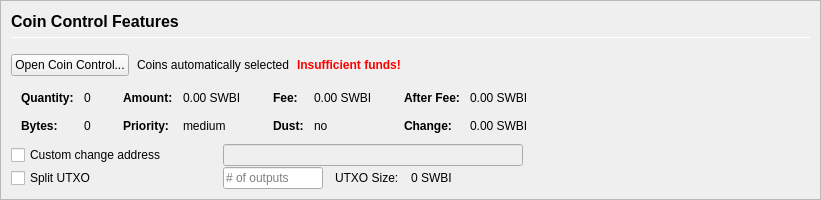
         <widget class="QFrame" name="frameCoinControl">
          <property name="sizePolicy">
           <sizepolicy hsizetype="Expanding" vsizetype="Expanding">
            <horstretch>0</horstretch>
            <verstretch>0</verstretch>
           </sizepolicy>
          </property>
          <property name="maximumSize">
           <size>
            <width>16777215</width>
            <height>16777215</height>
           </size>
          </property>
          <property name="frameShape">
           <enum>QFrame::StyledPanel</enum>
          </property>
          <property name="frameShadow">
           <enum>QFrame::Sunken</enum>
          </property>
          <layout class="QVBoxLayout" name="verticalLayoutCoinControl2">
           <property name="spacing">
            <number>0</number>
           </property>
           <property name="leftMargin">
            <number>0</number>
           </property>
           <property name="topMargin">
            <number>0</number>
           </property>
           <property name="rightMargin">
            <number>0</number>
           </property>
           <property name="bottomMargin">
            <number>0</number>
           </property>
           <item>
            <widget class="QFrame" name="frameCoinControl_BG">
             <layout class="QVBoxLayout" name="verticalLayoutCoinControl" stretch="0,0,0,0,0,0">
              <property name="spacing">
               <number>1</number>
              </property>
              <property name="leftMargin">
               <number>10</number>
              </property>
              <property name="topMargin">
               <number>10</number>
              </property>
              <item>
               <layout class="QHBoxLayout" name="horizontalLayoutCoinControl1">
                <property name="bottomMargin">
                 <number>15</number>
                </property>
                <item>
                 <layout class="QVBoxLayout" name="verticalLayout_3">
                  <property name="spacing">
                   <number>6</number>
                  </property>
                  <item>
                   <widget class="QLabel" name="labelCoinControlFeatures">
                    <property name="sizePolicy">
                     <sizepolicy hsizetype="Preferred" vsizetype="Maximum">
                      <horstretch>0</horstretch>
                      <verstretch>0</verstretch>
                     </sizepolicy>
                    </property>
                    <property name="minimumSize">
                     <size>
                      <width>0</width>
                      <height>20</height>
                     </size>
                    </property>
                    <property name="font">
                     <font>
                      <pointsize>12</pointsize>
                      <weight>75</weight>
                      <bold>true</bold>
                     </font>
                    </property>
                    <property name="styleSheet">
                     <string notr="true">font-weight:bold;</string>
                    </property>
                    <property name="text">
                     <string>Coin Control Features</string>
                    </property>
                   </widget>
                  </item>
                  <item>
                   <widget class="Line" name="line">
                    <property name="minimumSize">
                     <size>
                      <width>0</width>
                      <height>1</height>
                     </size>
                    </property>
                    <property name="maximumSize">
                     <size>
                      <width>16777215</width>
                      <height>1</height>
                     </size>
                    </property>
                    <property name="orientation">
                     <enum>Qt::Horizontal</enum>
                    </property>
                   </widget>
                  </item>
                 </layout>
                </item>
               </layout>
              </item>
              <item>
               <layout class="QHBoxLayout" name="horizontalLayoutCoinControl2" stretch="0,0,0,0">
                <property name="spacing">
                 <number>8</number>
                </property>
                <property name="bottomMargin">
                 <number>10</number>
                </property>
                <item>
                 <widget class="QPushButton" name="pushButtonCoinControl">
                  <property name="styleSheet">
                   <string notr="true"/>
                  </property>
                  <property name="text">
                   <string>Open Coin Control...</string>
                  </property>
                  <property name="autoDefault">
                   <bool>false</bool>
                  </property>
                 </widget>
                </item>
                <item>
                 <widget class="QLabel" name="labelCoinControlAutomaticallySelected">
                  <property name="text">
                   <string>Coins automatically selected</string>
                  </property>
                  <property name="margin">
                   <number>5</number>
                  </property>
                 </widget>
                </item>
                <item>
                 <widget class="QLabel" name="labelCoinControlInsuffFunds">
                  <property name="font">
                   <font>
                    <weight>75</weight>
                    <bold>true</bold>
                   </font>
                  </property>
                  <property name="styleSheet">
                   <string notr="true">color:red;font-weight:bold;</string>
                  </property>
                  <property name="text">
                   <string>Insufficient funds!</string>
                  </property>
                  <property name="margin">
                   <number>5</number>
                  </property>
                 </widget>
                </item>
                <item>
                 <spacer name="horizontalSpacerCoinControl">
                  <property name="orientation">
                   <enum>Qt::Horizontal</enum>
                  </property>
                  <property name="sizeHint" stdset="0">
                   <size>
                    <width>40</width>
                    <height>1</height>
                   </size>
                  </property>
                 </spacer>
                </item>
               </layout>
              </item>
              <item>
               <widget class="QWidget" name="widgetCoinControl" native="true">
                <property name="sizePolicy">
                 <sizepolicy hsizetype="Preferred" vsizetype="Preferred">
                  <horstretch>0</horstretch>
                  <verstretch>0</verstretch>
                 </sizepolicy>
                </property>
                <property name="minimumSize">
                 <size>
                  <width>0</width>
                  <height>0</height>
                 </size>
                </property>
                <property name="styleSheet">
                 <string notr="true"/>
                </property>
                <layout class="QHBoxLayout" name="horizontalLayoutCoinControl5">
                 <property name="leftMargin">
                  <number>0</number>
                 </property>
                 <property name="topMargin">
                  <number>0</number>
                 </property>
                 <property name="rightMargin">
                  <number>0</number>
                 </property>
                 <property name="bottomMargin">
                  <number>0</number>
                 </property>
                 <item>
                  <layout class="QHBoxLayout" name="horizontalLayoutCoinControl3" stretch="0,0,0,1">
                   <property name="spacing">
                    <number>20</number>
                   </property>
                   <property name="topMargin">
                    <number>0</number>
                   </property>
                   <property name="bottomMargin">
                    <number>10</number>
                   </property>
                   <item>
                    <layout class="QFormLayout" name="formLayoutCoinControl1">
                     <property name="horizontalSpacing">
                      <number>10</number>
                     </property>
                     <property name="verticalSpacing">
                      <number>14</number>
                     </property>
                     <property name="leftMargin">
                      <number>10</number>
                     </property>
                     <property name="topMargin">
                      <number>4</number>
                     </property>
                     <property name="rightMargin">
                      <number>6</number>
                     </property>
                     <item row="0" column="0">
                      <widget class="QLabel" name="labelCoinControlQuantityText">
                       <property name="font">
                        <font>
                         <weight>75</weight>
                         <bold>true</bold>
                        </font>
                       </property>
                       <property name="text">
                        <string>Quantity:</string>
                       </property>
                       <property name="margin">
                        <number>0</number>
                       </property>
                      </widget>
                     </item>
                     <item row="0" column="1">
                      <widget class="QLabel" name="labelCoinControlQuantity">
                       <property name="cursor">
                        <cursorShape>IBeamCursor</cursorShape>
                       </property>
                       <property name="contextMenuPolicy">
                        <enum>Qt::ActionsContextMenu</enum>
                       </property>
                       <property name="text">
                        <string notr="true">0</string>
                       </property>
                       <property name="margin">
                        <number>0</number>
                       </property>
                       <property name="textInteractionFlags">
                        <set>Qt::LinksAccessibleByMouse|Qt::TextSelectableByKeyboard|Qt::TextSelectableByMouse</set>
                       </property>
                      </widget>
                     </item>
                     <item row="1" column="0">
                      <widget class="QLabel" name="labelCoinControlBytesText">
                       <property name="font">
                        <font>
                         <weight>75</weight>
                         <bold>true</bold>
                        </font>
                       </property>
                       <property name="text">
                        <string>Bytes:</string>
                       </property>
                      </widget>
                     </item>
                     <item row="1" column="1">
                      <widget class="QLabel" name="labelCoinControlBytes">
                       <property name="cursor">
                        <cursorShape>IBeamCursor</cursorShape>
                       </property>
                       <property name="contextMenuPolicy">
                        <enum>Qt::ActionsContextMenu</enum>
                       </property>
                       <property name="text">
                        <string notr="true">0</string>
                       </property>
                       <property name="textInteractionFlags">
                        <set>Qt::LinksAccessibleByMouse|Qt::TextSelectableByKeyboard|Qt::TextSelectableByMouse</set>
                       </property>
                      </widget>
                     </item>
                    </layout>
                   </item>
                   <item>
                    <layout class="QFormLayout" name="formLayoutCoinControl2">
                     <property name="horizontalSpacing">
                      <number>10</number>
                     </property>
                     <property name="verticalSpacing">
                      <number>14</number>
                     </property>
                     <property name="leftMargin">
                      <number>6</number>
                     </property>
                     <property name="topMargin">
                      <number>4</number>
                     </property>
                     <property name="rightMargin">
                      <number>6</number>
                     </property>
                     <item row="0" column="0">
                      <widget class="QLabel" name="labelCoinControlAmountText">
                       <property name="font">
                        <font>
                         <weight>75</weight>
                         <bold>true</bold>
                        </font>
                       </property>
                       <property name="text">
                        <string>Amount:</string>
                       </property>
                       <property name="margin">
                        <number>0</number>
                       </property>
                      </widget>
                     </item>
                     <item row="0" column="1">
                      <widget class="QLabel" name="labelCoinControlAmount">
                       <property name="cursor">
                        <cursorShape>IBeamCursor</cursorShape>
                       </property>
                       <property name="contextMenuPolicy">
                        <enum>Qt::ActionsContextMenu</enum>
                       </property>
                       <property name="text">
                        <string notr="true">0.00 SWBI</string>
                       </property>
                       <property name="textInteractionFlags">
                        <set>Qt::LinksAccessibleByMouse|Qt::TextSelectableByKeyboard|Qt::TextSelectableByMouse</set>
                       </property>
                      </widget>
                     </item>
                     <item row="1" column="0">
                      <widget class="QLabel" name="labelCoinControlPriorityText">
                       <property name="font">
                        <font>
                         <weight>75</weight>
                         <bold>true</bold>
                        </font>
                       </property>
                       <property name="text">
                        <string>Priority:</string>
                       </property>
                      </widget>
                     </item>
                     <item row="1" column="1">
                      <widget class="QLabel" name="labelCoinControlPriority">
                       <property name="cursor">
                        <cursorShape>IBeamCursor</cursorShape>
                       </property>
                       <property name="contextMenuPolicy">
                        <enum>Qt::ActionsContextMenu</enum>
                       </property>
                       <property name="text">
                        <string>medium</string>
                       </property>
                       <property name="textInteractionFlags">
                        <set>Qt::LinksAccessibleByMouse|Qt::TextSelectableByKeyboard|Qt::TextSelectableByMouse</set>
                       </property>
                      </widget>
                     </item>
                    </layout>
                   </item>
                   <item>
                    <layout class="QFormLayout" name="formLayoutCoinControl3">
                     <property name="horizontalSpacing">
                      <number>10</number>
                     </property>
                     <property name="verticalSpacing">
                      <number>14</number>
                     </property>
                     <property name="leftMargin">
                      <number>6</number>
                     </property>
                     <property name="topMargin">
                      <number>4</number>
                     </property>
                     <property name="rightMargin">
                      <number>6</number>
                     </property>
                     <item row="0" column="0">
                      <widget class="QLabel" name="labelCoinControlFeeText">
                       <property name="font">
                        <font>
                         <weight>75</weight>
                         <bold>true</bold>
                        </font>
                       </property>
                       <property name="text">
                        <string>Fee:</string>
                       </property>
                       <property name="margin">
                        <number>0</number>
                       </property>
                      </widget>
                     </item>
                     <item row="0" column="1">
                      <widget class="QLabel" name="labelCoinControlFee">
                       <property name="cursor">
                        <cursorShape>IBeamCursor</cursorShape>
                       </property>
                       <property name="contextMenuPolicy">
                        <enum>Qt::ActionsContextMenu</enum>
                       </property>
                       <property name="text">
                        <string notr="true">0.00 SWBI</string>
                       </property>
                       <property name="textInteractionFlags">
                        <set>Qt::LinksAccessibleByMouse|Qt::TextSelectableByKeyboard|Qt::TextSelectableByMouse</set>
                       </property>
                      </widget>
                     </item>
                     <item row="1" column="0">
                      <widget class="QLabel" name="labelCoinControlLowOutputText">
                       <property name="font">
                        <font>
                         <weight>75</weight>
                         <bold>true</bold>
                        </font>
                       </property>
                       <property name="text">
                        <string>Dust:</string>
                       </property>
                      </widget>
                     </item>
                     <item row="1" column="1">
                      <widget class="QLabel" name="labelCoinControlLowOutput">
                       <property name="cursor">
                        <cursorShape>IBeamCursor</cursorShape>
                       </property>
                       <property name="contextMenuPolicy">
                        <enum>Qt::ActionsContextMenu</enum>
                       </property>
                       <property name="text">
                        <string>no</string>
                       </property>
                       <property name="textInteractionFlags">
                        <set>Qt::LinksAccessibleByMouse|Qt::TextSelectableByKeyboard|Qt::TextSelectableByMouse</set>
                       </property>
                      </widget>
                     </item>
                    </layout>
                   </item>
                   <item>
                    <layout class="QFormLayout" name="formLayoutCoinControl4">
                     <property name="horizontalSpacing">
                      <number>10</number>
                     </property>
                     <property name="verticalSpacing">
                      <number>14</number>
                     </property>
                     <property name="leftMargin">
                      <number>6</number>
                     </property>
                     <property name="topMargin">
                      <number>4</number>
                     </property>
                     <property name="rightMargin">
                      <number>6</number>
                     </property>
                     <item row="0" column="0">
                      <widget class="QLabel" name="labelCoinControlAfterFeeText">
                       <property name="font">
                        <font>
                         <weight>75</weight>
                         <bold>true</bold>
                        </font>
                       </property>
                       <property name="text">
                        <string>After Fee:</string>
                       </property>
                       <property name="margin">
                        <number>0</number>
                       </property>
                      </widget>
                     </item>
                     <item row="0" column="1">
                      <widget class="QLabel" name="labelCoinControlAfterFee">
                       <property name="cursor">
                        <cursorShape>IBeamCursor</cursorShape>
                       </property>
                       <property name="contextMenuPolicy">
                        <enum>Qt::ActionsContextMenu</enum>
                       </property>
                       <property name="text">
                        <string notr="true">0.00 SWBI</string>
                       </property>
                       <property name="textInteractionFlags">
                        <set>Qt::LinksAccessibleByMouse|Qt::TextSelectableByKeyboard|Qt::TextSelectableByMouse</set>
                       </property>
                      </widget>
                     </item>
                     <item row="1" column="0">
                      <widget class="QLabel" name="labelCoinControlChangeText">
                       <property name="font">
                        <font>
                         <weight>75</weight>
                         <bold>true</bold>
                        </font>
                       </property>
                       <property name="text">
                        <string>Change:</string>
                       </property>
                      </widget>
                     </item>
                     <item row="1" column="1">
                      <widget class="QLabel" name="labelCoinControlChange">
                       <property name="cursor">
                        <cursorShape>IBeamCursor</cursorShape>
                       </property>
                       <property name="contextMenuPolicy">
                        <enum>Qt::ActionsContextMenu</enum>
                       </property>
                       <property name="text">
                        <string notr="true">0.00 SWBI</string>
                       </property>
                       <property name="textInteractionFlags">
                        <set>Qt::LinksAccessibleByMouse|Qt::TextSelectableByKeyboard|Qt::TextSelectableByMouse</set>
                       </property>
                      </widget>
                     </item>
                    </layout>
                   </item>
                  </layout>
                 </item>
                </layout>
               </widget>
              </item>
              <item>
               <layout class="QHBoxLayout" name="horizontalLayoutCoinControl4">
                <property name="spacing">
                 <number>12</number>
                </property>
                <property name="sizeConstraint">
                 <enum>QLayout::SetDefaultConstraint</enum>
                </property>
                <property name="topMargin">
                 <number>0</number>
                </property>
                <property name="rightMargin">
                 <number>0</number>
                </property>
                <item>
                 <widget class="QCheckBox" name="checkBoxCoinControlChange">
                  <property name="sizePolicy">
                   <sizepolicy hsizetype="Preferred" vsizetype="Preferred">
                    <horstretch>0</horstretch>
                    <verstretch>0</verstretch>
                   </sizepolicy>
                  </property>
                  <property name="minimumSize">
                   <size>
                    <width>200</width>
                    <height>0</height>
                   </size>
                  </property>
                  <property name="maximumSize">
                   <size>
                    <width>200</width>
                    <height>16777215</height>
                   </size>
                  </property>
                  <property name="toolTip">
                   <string>If this is activated, but the change address is empty or invalid, change will be sent to a newly generated address.</string>
                  </property>
                  <property name="text">
                   <string>Custom change address</string>
                  </property>
                 </widget>
                </item>
                <item>
                 <widget class="QValidatedLineEdit" name="lineEditCoinControlChange">
                  <property name="enabled">
                   <bool>false</bool>
                  </property>
                  <property name="sizePolicy">
                   <sizepolicy hsizetype="Preferred" vsizetype="Preferred">
                    <horstretch>0</horstretch>
                    <verstretch>0</verstretch>
                   </sizepolicy>
                  </property>
                  <property name="minimumSize">
                   <size>
                    <width>300</width>
                    <height>0</height>
                   </size>
                  </property>
                 </widget>
                </item>
                <item>
                 <widget class="QLabel" name="labelCoinControlChangeLabel">
                  <property name="sizePolicy">
                   <sizepolicy hsizetype="Preferred" vsizetype="Preferred">
                    <horstretch>0</horstretch>
                    <verstretch>0</verstretch>
                   </sizepolicy>
                  </property>
                  <property name="minimumSize">
                   <size>
                    <width>100</width>
                    <height>0</height>
                   </size>
                  </property>
                  <property name="text">
                   <string/>
                  </property>
                  <property name="margin">
                   <number>3</number>
                  </property>
                 </widget>
                </item>
               </layout>
              </item>
              <item>
               <layout class="QHBoxLayout" name="horizontalLayoutCoinControl6">
                <property name="spacing">
                 <number>12</number>
                </property>
                <property name="rightMargin">
                 <number>0</number>
                </property>
                <item>
                 <widget class="QCheckBox" name="splitBlockCheckBox">
                  <property name="sizePolicy">
                   <sizepolicy hsizetype="Preferred" vsizetype="Preferred">
                    <horstretch>0</horstretch>
                    <verstretch>0</verstretch>
                   </sizepolicy>
                  </property>
                  <property name="minimumSize">
                   <size>
                    <width>200</width>
                    <height>0</height>
                   </size>
                  </property>
                  <property name="maximumSize">
                   <size>
                    <width>200</width>
                    <height>16777215</height>
                   </size>
                  </property>
                  <property name="text">
                   <string>Split UTXO</string>
                  </property>
                 </widget>
                </item>
                <item>
                 <widget class="QLineEdit" name="splitBlockLineEdit">
                  <property name="sizePolicy">
                   <sizepolicy hsizetype="Preferred" vsizetype="Preferred">
                    <horstretch>50</horstretch>
                    <verstretch>0</verstretch>
                   </sizepolicy>
                  </property>
                  <property name="minimumSize">
                   <size>
                    <width>100</width>
                    <height>0</height>
                   </size>
                  </property>
                  <property name="maximumSize">
                   <size>
                    <width>100</width>
                    <height>16777215</height>
                   </size>
                  </property>
                  <property name="placeholderText">
                   <string># of outputs</string>
                  </property>
                 </widget>
                </item>
                <item>
                 <widget class="QLabel" name="labelBlockSizeText">
                  <property name="text">
                   <string>UTXO Size:</string>
                  </property>
                 </widget>
                </item>
                <item>
                 <widget class="QLabel" name="labelBlockSize">
                  <property name="text">
                   <string>0 SWBI</string>
                  </property>
                 </widget>
                </item>
                <item>
                 <spacer name="horizontalSpacer_7">
                  <property name="orientation">
                   <enum>Qt::Horizontal</enum>
                  </property>
                  <property name="sizeHint" stdset="0">
                   <size>
                    <width>40</width>
                    <height>20</height>
                   </size>
                  </property>
                 </spacer>
                </item>
               </layout>
              </item>
              <item>
               <spacer name="verticalSpacerCoinControl">
                <property name="orientation">
                 <enum>Qt::Vertical</enum>
                </property>
                <property name="sizeHint" stdset="0">
                 <size>
                  <width>800</width>
                  <height>1</height>
                 </size>
                </property>
               </spacer>
              </item>
             </layout>
            </widget>
           </item>
          </layout>
         </widget>
